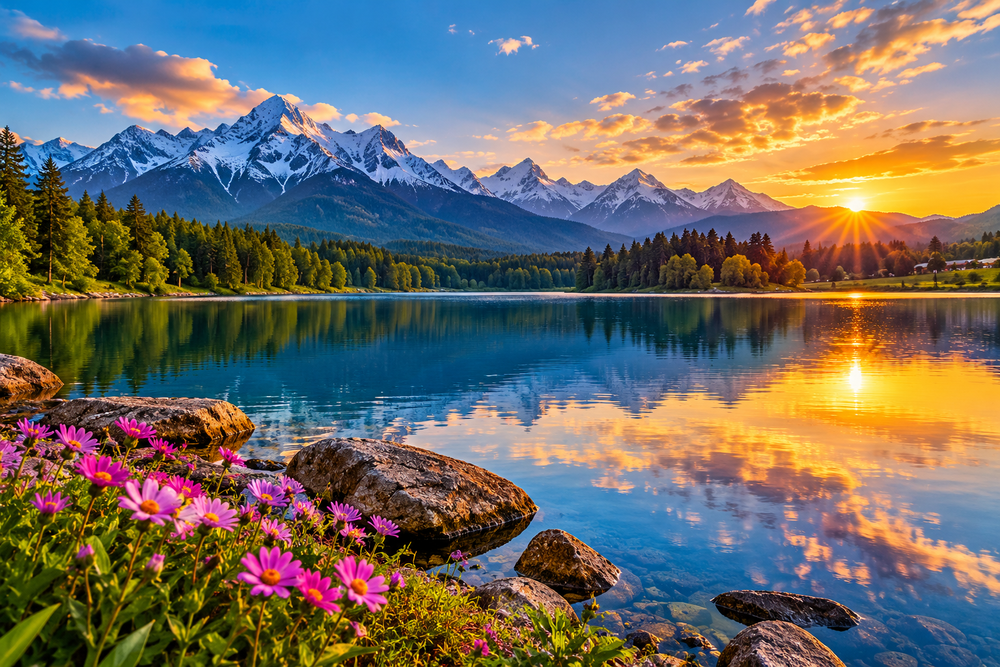
#> input picture computer_vision_experiment/sample_image.png, 1000 x 667 px, shrunk from 1536 x 1024 before the run
$ python experiment16.py   (older library calls are emulated)
#> lines starting #> are read from the running program, lines starting #| are printed output that depends on the picture
import cv2
import matplotlib.pyplot as plt

image = cv2.imread("sample_image.png")
#> image is the input picture: shape (667, 1000, 3); mean B, G, R 101.1, 108.3, 112.5

if image is None:
    print("Error: Image not found!")
    exit()

image_rgb = cv2.cvtColor(image, cv2.COLOR_BGR2RGB)
gray_image = cv2.cvtColor(image, cv2.COLOR_BGR2GRAY)
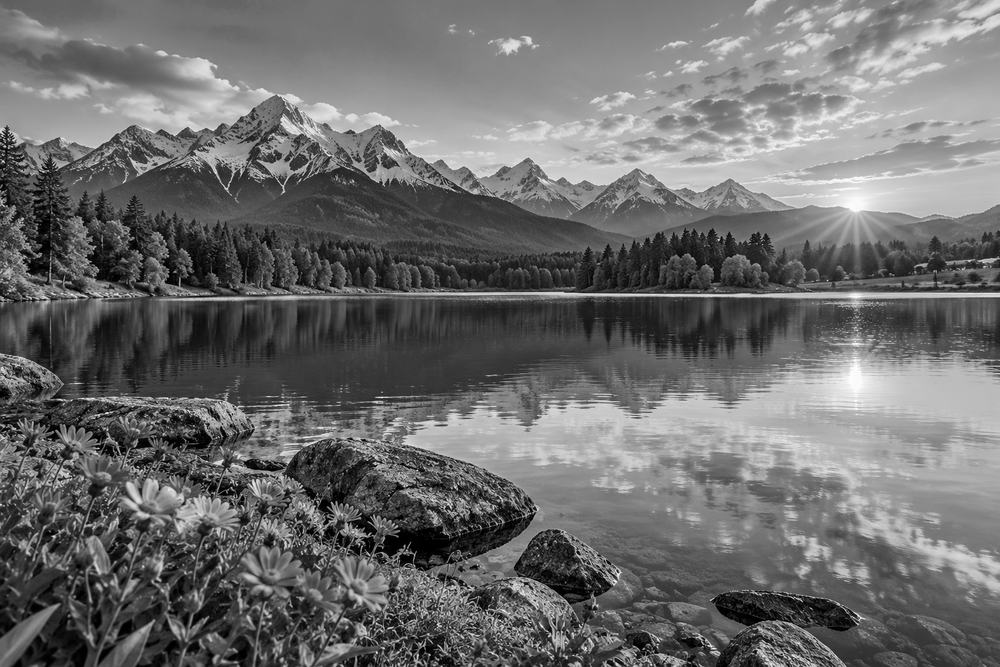
#> gray_image: shape (667, 1000); min 0, max 254, mean 108.8

sobelx = cv2.Sobel(gray_image, cv2.CV_64F, 1, 0, ksize=3)
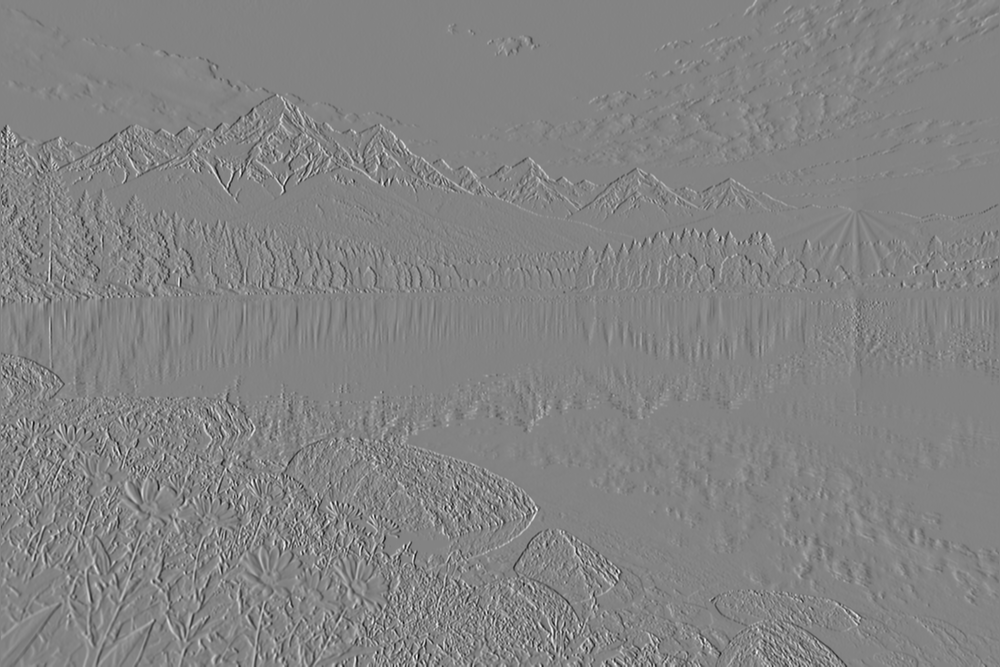
#> sobelx: shape (667, 1000) float64; min -777, max 729, mean 0.4; drawn with min black and max white
sobely = cv2.Sobel(gray_image, cv2.CV_64F, 0, 1, ksize=3)
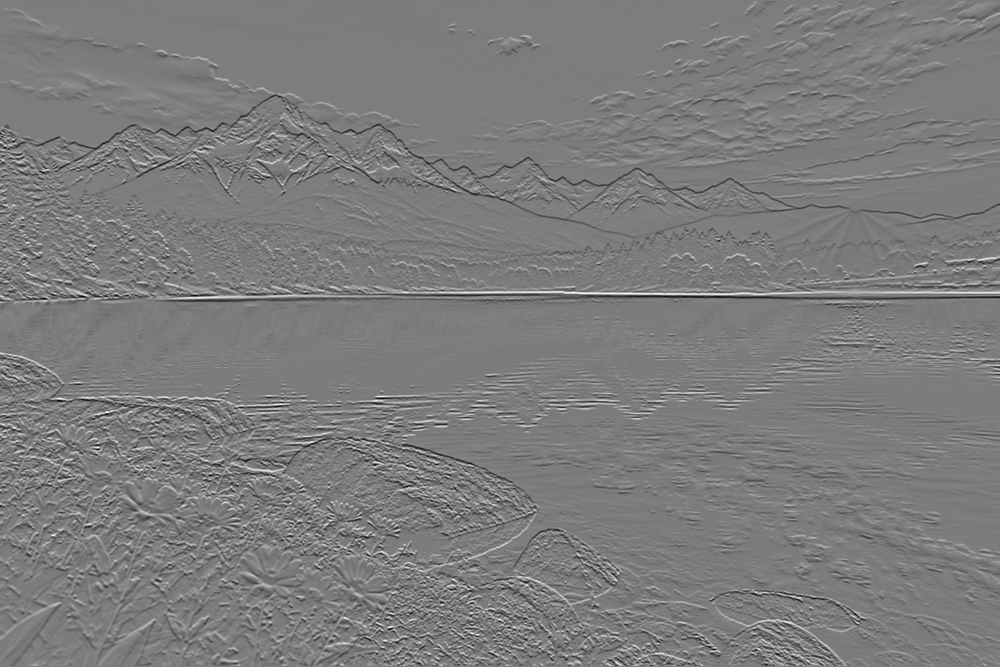
#> sobely: shape (667, 1000) float64; min -764, max 797, mean -0.6; drawn with min black and max white
sobel_combined = cv2.magnitude(sobelx, sobely)
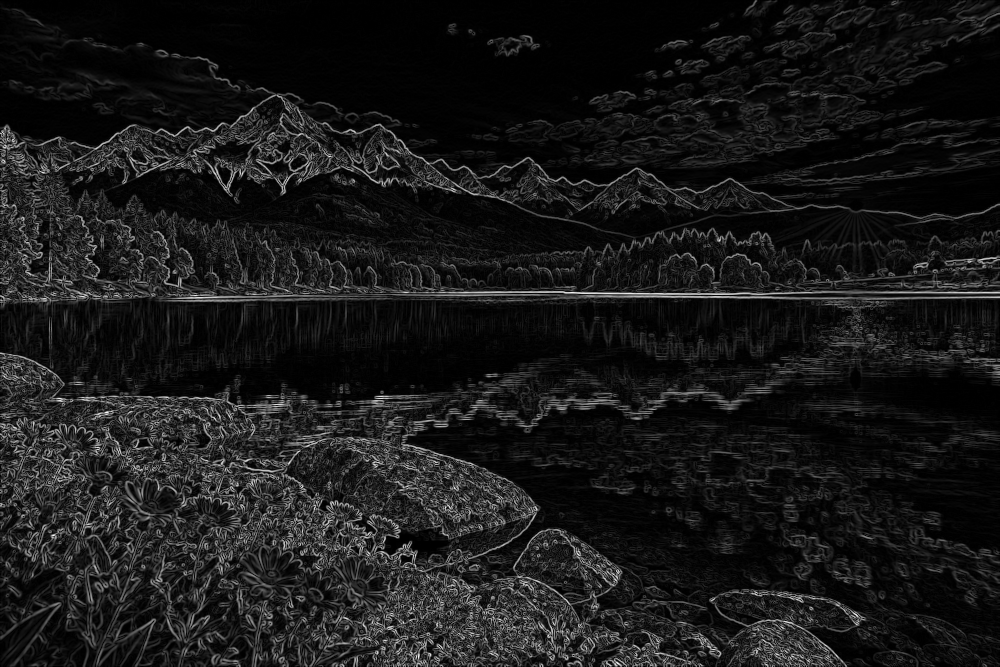
#> sobel_combined: shape (667, 1000) float64; min 0, max 821.5, mean 81.5; drawn with min black and max white

plt.figure(figsize=(10, 8))

plt.subplot(2, 2, 1)
plt.imshow(image_rgb)
plt.title("Original Image")
plt.axis("off")

plt.subplot(2, 2, 2)
plt.imshow(sobelx, cmap="gray")
plt.title("Sobel X")
plt.axis("off")

plt.subplot(2, 2, 3)
plt.imshow(sobely, cmap="gray")
plt.title("Sobel Y")
plt.axis("off")

plt.subplot(2, 2, 4)
plt.imshow(sobel_combined, cmap="gray")
plt.title("Sobel Combined")
plt.axis("off")

plt.tight_layout()
plt.show()
